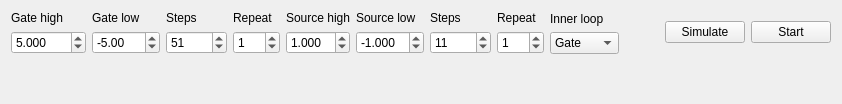
          <widget class="QWidget" name="DC2pSweep">
           <attribute name="title">
            <string>DC 2p sweep</string>
           </attribute>
           <layout class="QVBoxLayout" name="verticalLayout_23">
            <item>
             <layout class="QHBoxLayout" name="DC2pSweep_horizontalLayout">
              <item>
               <layout class="QVBoxLayout" name="DC2pSweep_gate_high_verticalLayout">
                <item>
                 <widget class="QLabel" name="DC2pSweep_gate_high_label">
                  <property name="toolTip">
                   <string>Highest gate voltage / V</string>
                  </property>
                  <property name="text">
                   <string>Gate high</string>
                  </property>
                 </widget>
                </item>
                <item>
                 <widget class="QDoubleSpinBox" name="DC2pSweep_gate_high">
                  <property name="maximumSize">
                   <size>
                    <width>80</width>
                    <height>16777215</height>
                   </size>
                  </property>
                  <property name="toolTip">
                   <string>Highest gate voltage / V</string>
                  </property>
                  <property name="decimals">
                   <number>3</number>
                  </property>
                  <property name="minimum">
                   <double>-100.000000000000000</double>
                  </property>
                  <property name="maximum">
                   <double>100.000000000000000</double>
                  </property>
                  <property name="singleStep">
                   <double>1.000000000000000</double>
                  </property>
                  <property name="value">
                   <double>5.000000000000000</double>
                  </property>
                 </widget>
                </item>
               </layout>
              </item>
              <item>
               <layout class="QVBoxLayout" name="DC2pSweep_gate_low_verticalLayout">
                <item>
                 <widget class="QLabel" name="DC2pSweep_gate_low_label">
                  <property name="toolTip">
                   <string>Lowest gate voltage / V</string>
                  </property>
                  <property name="text">
                   <string>Gate low</string>
                  </property>
                 </widget>
                </item>
                <item>
                 <widget class="QDoubleSpinBox" name="DC2pSweep_gate_low">
                  <property name="maximumSize">
                   <size>
                    <width>80</width>
                    <height>16777215</height>
                   </size>
                  </property>
                  <property name="toolTip">
                   <string>Lowest gate voltage / V</string>
                  </property>
                  <property name="decimals">
                   <number>2</number>
                  </property>
                  <property name="minimum">
                   <double>-100.000000000000000</double>
                  </property>
                  <property name="maximum">
                   <double>100.000000000000000</double>
                  </property>
                  <property name="singleStep">
                   <double>1.000000000000000</double>
                  </property>
                  <property name="value">
                   <double>-5.000000000000000</double>
                  </property>
                 </widget>
                </item>
               </layout>
              </item>
              <item>
               <layout class="QVBoxLayout" name="DC2pSweep_gate_steps_verticalLayout_2">
                <item>
                 <widget class="QLabel" name="DC2pSweep_gate_steps_label">
                  <property name="toolTip">
                   <string>Number of steps in gate sweep</string>
                  </property>
                  <property name="text">
                   <string>Steps</string>
                  </property>
                 </widget>
                </item>
                <item>
                 <widget class="QDoubleSpinBox" name="DC2pSweep_gate_steps">
                  <property name="maximumSize">
                   <size>
                    <width>80</width>
                    <height>16777215</height>
                   </size>
                  </property>
                  <property name="toolTip">
                   <string>Number of steps in gate sweep</string>
                  </property>
                  <property name="decimals">
                   <number>0</number>
                  </property>
                  <property name="minimum">
                   <double>1.000000000000000</double>
                  </property>
                  <property name="maximum">
                   <double>10000.000000000000000</double>
                  </property>
                  <property name="singleStep">
                   <double>1.000000000000000</double>
                  </property>
                  <property name="value">
                   <double>51.000000000000000</double>
                  </property>
                 </widget>
                </item>
               </layout>
              </item>
              <item>
               <layout class="QVBoxLayout" name="DC2pSweep_gate_repeats_verticalLayout">
                <item>
                 <widget class="QLabel" name="DC2pSweep_gate_repeats_label">
                  <property name="toolTip">
                   <string>Number of repetitions of gate ramp</string>
                  </property>
                  <property name="text">
                   <string>Repeat</string>
                  </property>
                 </widget>
                </item>
                <item>
                 <widget class="QDoubleSpinBox" name="DC2pSweep_gate_repeats">
                  <property name="maximumSize">
                   <size>
                    <width>80</width>
                    <height>16777215</height>
                   </size>
                  </property>
                  <property name="toolTip">
                   <string>Number of repetitions of gate ramp</string>
                  </property>
                  <property name="decimals">
                   <number>0</number>
                  </property>
                  <property name="minimum">
                   <double>0.000000000000000</double>
                  </property>
                  <property name="maximum">
                   <double>100.000000000000000</double>
                  </property>
                  <property name="singleStep">
                   <double>1.000000000000000</double>
                  </property>
                  <property name="value">
                   <double>1.000000000000000</double>
                  </property>
                 </widget>
                </item>
               </layout>
              </item>
              <item>
               <layout class="QVBoxLayout" name="DC2pSweep_source_high_verticalLayout">
                <item>
                 <widget class="QLabel" name="DC2pSweep_source_high_label">
                  <property name="toolTip">
                   <string>Highest source voltage / V</string>
                  </property>
                  <property name="text">
                   <string>Source high</string>
                  </property>
                 </widget>
                </item>
                <item>
                 <widget class="QDoubleSpinBox" name="DC2pSweep_source_high">
                  <property name="maximumSize">
                   <size>
                    <width>80</width>
                    <height>16777215</height>
                   </size>
                  </property>
                  <property name="toolTip">
                   <string>Highest source voltage / V</string>
                  </property>
                  <property name="decimals">
                   <number>3</number>
                  </property>
                  <property name="minimum">
                   <double>0.000000000000000</double>
                  </property>
                  <property name="maximum">
                   <double>10.000000000000000</double>
                  </property>
                  <property name="singleStep">
                   <double>0.100000000000000</double>
                  </property>
                  <property name="value">
                   <double>1.000000000000000</double>
                  </property>
                 </widget>
                </item>
               </layout>
              </item>
              <item>
               <layout class="QVBoxLayout" name="DC2pSweep_source_low_verticalLayout_2">
                <item>
                 <widget class="QLabel" name="DC2pSweep_source_low_label">
                  <property name="toolTip">
                   <string>Lowest source voltage / V</string>
                  </property>
                  <property name="text">
                   <string>Source low</string>
                  </property>
                 </widget>
                </item>
                <item>
                 <widget class="QDoubleSpinBox" name="DC2pSweep_source_low">
                  <property name="maximumSize">
                   <size>
                    <width>80</width>
                    <height>16777215</height>
                   </size>
                  </property>
                  <property name="toolTip">
                   <string>Lowest source voltage / V</string>
                  </property>
                  <property name="decimals">
                   <number>3</number>
                  </property>
                  <property name="minimum">
                   <double>-10.000000000000000</double>
                  </property>
                  <property name="maximum">
                   <double>0.000000000000000</double>
                  </property>
                  <property name="singleStep">
                   <double>0.100000000000000</double>
                  </property>
                  <property name="value">
                   <double>-1.000000000000000</double>
                  </property>
                 </widget>
                </item>
               </layout>
              </item>
              <item>
               <layout class="QVBoxLayout" name="DC2pSweep_source_steps_verticalLayout">
                <item>
                 <widget class="QLabel" name="DC2pSweep_source_steps_label">
                  <property name="toolTip">
                   <string>Number of steps in source sweep</string>
                  </property>
                  <property name="text">
                   <string>Steps</string>
                  </property>
                 </widget>
                </item>
                <item>
                 <widget class="QDoubleSpinBox" name="DC2pSweep_source_steps">
                  <property name="maximumSize">
                   <size>
                    <width>80</width>
                    <height>16777215</height>
                   </size>
                  </property>
                  <property name="toolTip">
                   <string>Number of steps in source sweep</string>
                  </property>
                  <property name="decimals">
                   <number>0</number>
                  </property>
                  <property name="minimum">
                   <double>1.000000000000000</double>
                  </property>
                  <property name="maximum">
                   <double>10000.000000000000000</double>
                  </property>
                  <property name="singleStep">
                   <double>1.000000000000000</double>
                  </property>
                  <property name="value">
                   <double>11.000000000000000</double>
                  </property>
                 </widget>
                </item>
               </layout>
              </item>
              <item>
               <layout class="QVBoxLayout" name="DC2pSweep_repeats_verticalLayout_2">
                <item>
                 <widget class="QLabel" name="DC2pSweep_source_repeats_label">
                  <property name="toolTip">
                   <string>Number of repetitions of source ramp</string>
                  </property>
                  <property name="text">
                   <string>Repeat</string>
                  </property>
                 </widget>
                </item>
                <item>
                 <widget class="QDoubleSpinBox" name="DC2pSweep_source_repeats">
                  <property name="maximumSize">
                   <size>
                    <width>80</width>
                    <height>16777215</height>
                   </size>
                  </property>
                  <property name="toolTip">
                   <string>Number of repetitions of source ramp</string>
                  </property>
                  <property name="decimals">
                   <number>0</number>
                  </property>
                  <property name="minimum">
                   <double>0.000000000000000</double>
                  </property>
                  <property name="maximum">
                   <double>100.000000000000000</double>
                  </property>
                  <property name="singleStep">
                   <double>1.000000000000000</double>
                  </property>
                  <property name="value">
                   <double>1.000000000000000</double>
                  </property>
                 </widget>
                </item>
               </layout>
              </item>
              <item>
               <layout class="QVBoxLayout" name="DC2pSweep_inner_loop_verticalLayout">
                <item>
                 <widget class="QLabel" name="DC2pSweep_source_inner_loop_label">
                  <property name="text">
                   <string>Inner loop</string>
                  </property>
                 </widget>
                </item>
                <item>
                 <widget class="QComboBox" name="DC2pSweep_source_inner_loop_label_box">
                  <item>
                   <property name="text">
                    <string>Gate</string>
                   </property>
                  </item>
                  <item>
                   <property name="text">
                    <string>Source</string>
                   </property>
                  </item>
                 </widget>
                </item>
               </layout>
              </item>
              <item>
               <spacer name="DC2pSweep_horizontalSpacer">
                <property name="orientation">
                 <enum>Qt::Horizontal</enum>
                </property>
                <property name="sizeHint" stdset="0">
                 <size>
                  <width>40</width>
                  <height>20</height>
                 </size>
                </property>
               </spacer>
              </item>
              <item>
               <widget class="QPushButton" name="two_point_double_stepped_v_source_simulate_button">
                <property name="minimumSize">
                 <size>
                  <width>80</width>
                  <height>0</height>
                 </size>
                </property>
                <property name="maximumSize">
                 <size>
                  <width>300</width>
                  <height>16777215</height>
                 </size>
                </property>
                <property name="text">
                 <string>Simulate</string>
                </property>
               </widget>
              </item>
              <item>
               <widget class="QPushButton" name="two_point_double_stepped_v_source_start_button">
                <property name="minimumSize">
                 <size>
                  <width>80</width>
                  <height>0</height>
                 </size>
                </property>
                <property name="maximumSize">
                 <size>
                  <width>300</width>
                  <height>16777215</height>
                 </size>
                </property>
                <property name="text">
                 <string>Start</string>
                </property>
               </widget>
              </item>
             </layout>
            </item>
            <item>
             <spacer name="verticalSpacer_3">
              <property name="orientation">
               <enum>Qt::Vertical</enum>
              </property>
              <property name="sizeHint" stdset="0">
               <size>
                <width>20</width>
                <height>39</height>
               </size>
              </property>
             </spacer>
            </item>
           </layout>
          </widget>
